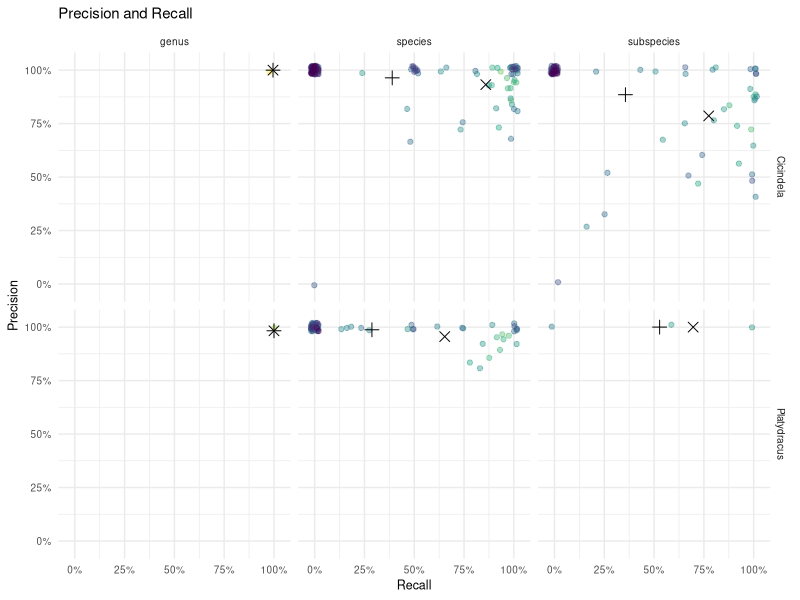
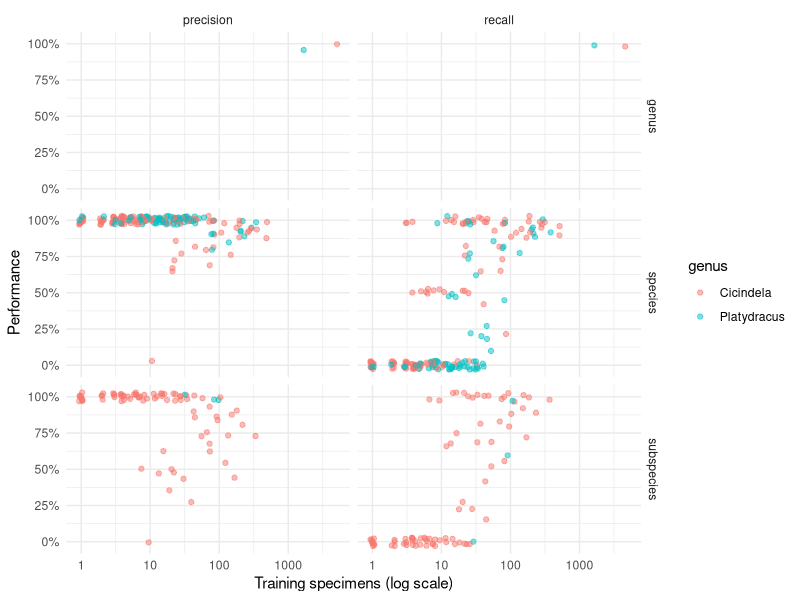
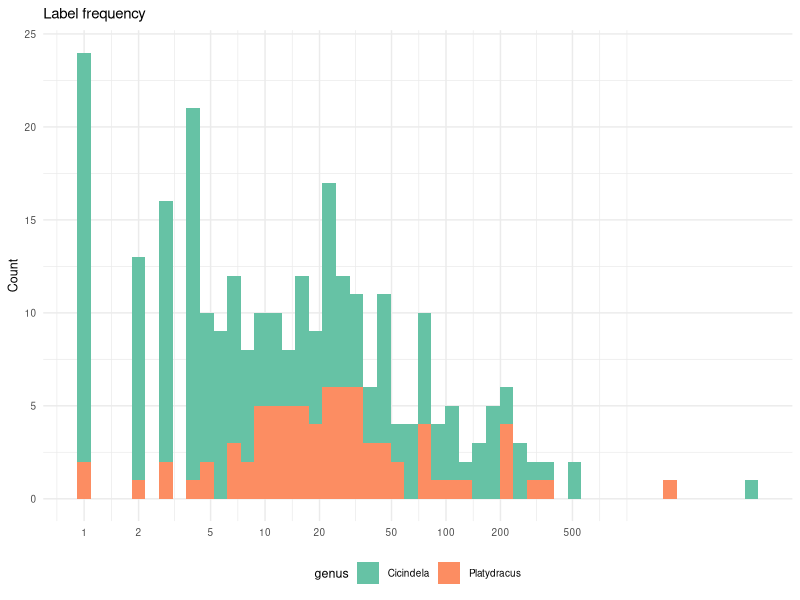
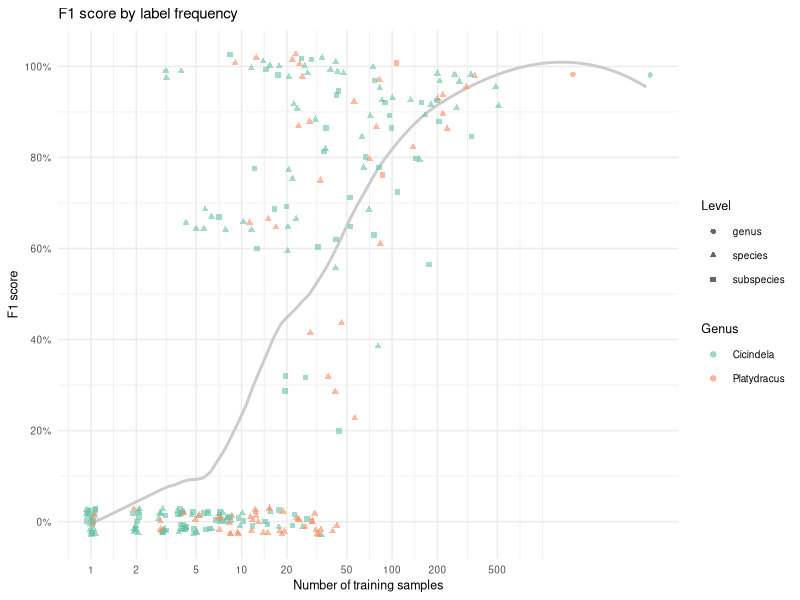
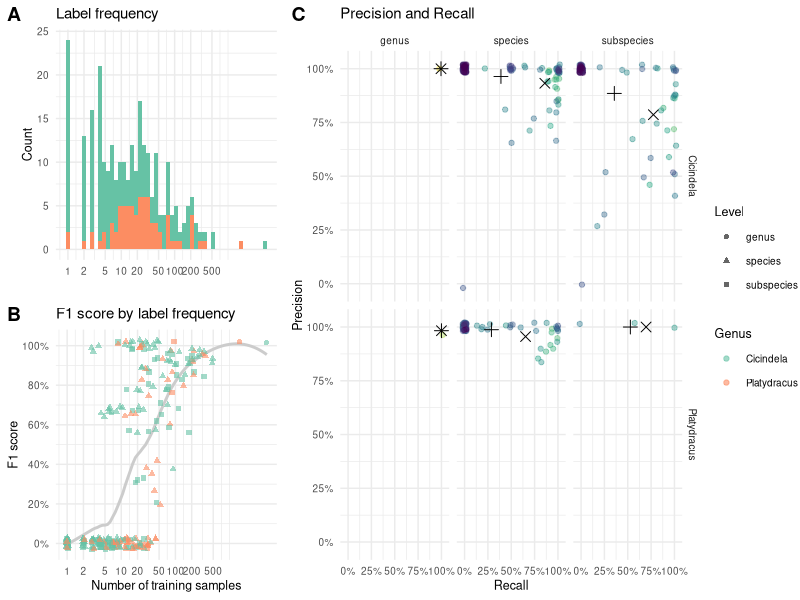
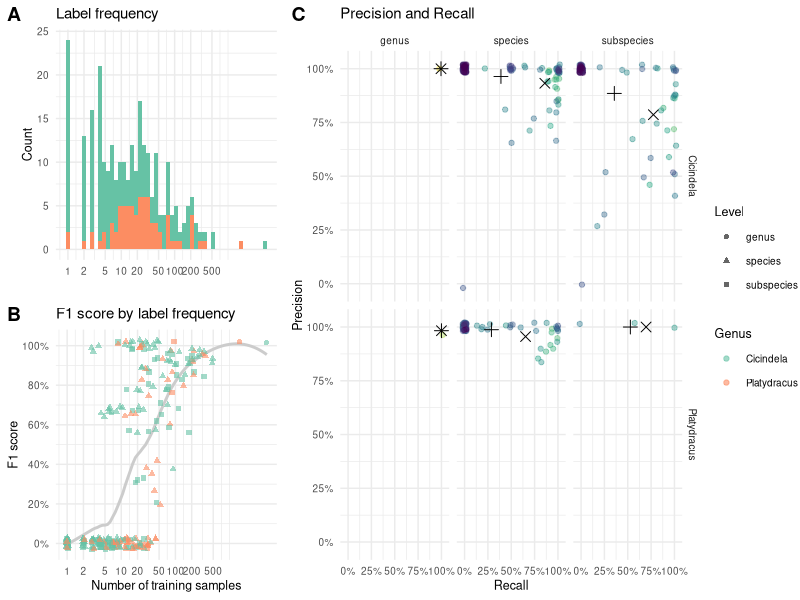
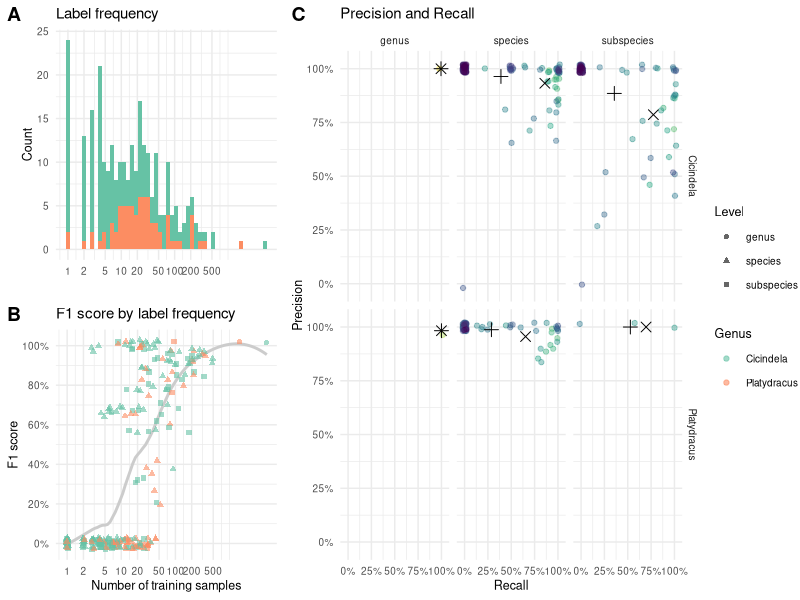

Write R code to recreate these figures, in order.
## ---- chunk 1
set.seed(1324)
library(tidyverse)
library(ggthemes)
library(cowplot)
## ---- chunk 2
performance_data <- read_csv("test_results_eva02_large_patch14_448.mim_m38m_ft_in22k_in1k.csv") %>%
  mutate(
    across(starts_with('micro'), ~ .x / 100),
    taxonomic_level = case_when(
      str_detect(Term, "^[A-Z]") ~ "genus",
      str_count(Term, "_") == 1 ~ "species",
      TRUE ~ "subspecies"
    ),
    taxonomic_level = factor(taxonomic_level, levels = c("genus", "species", "subspecies")),
    f1 = true_positives / (true_positives + (false_positives + false_negatives) / 2)
  ) %>%
  rename(
    taxon = Term,
    precision = micro_precision,
    recall = micro_recall,
    training_specimens = N_train,
    test_specimens = N
  )

glimpse(performance_data)
## ---- chunk 3
calculate_averages <- function(data, ...) {
  data %>%
    group_by(...) %>%
    summarise(
      precision_equal = mean(precision, na.rm = TRUE),
      recall_equal = mean(recall, na.rm = TRUE),
      precision_weighted = weighted.mean(precision, training_specimens, na.rm = TRUE),
      recall_weighted = weighted.mean(recall, training_specimens, na.rm = TRUE),
      n_terms = n(),
      .groups = 'drop'
    )
}
## ---- chunk 4
summary_stats <- calculate_averages(performance_data, genus, taxonomic_level)

plot_averages <- summary_stats %>%
  select(-n_terms) %>%
  pivot_longer(cols = c(-genus, -taxonomic_level), names_to = 'metric') %>%
  mutate(
    weighted = str_detect(metric, '_weighted'),
    metric_clean = str_replace(metric, '^(.+?)_(equal|weighted)$', '\\1')
  ) %>%
  select(-metric) %>%
  pivot_wider(names_from = metric_clean, values_from = value) %>%
  mutate(
    weighting_type = if_else(weighted, "Weighted by specimens", "Equal taxa")
  )

print("Summary Statistics by Genus and Taxonomic Level:")
summary_stats
## ---- chunk 5
plot_data <- performance_data %>%
  arrange(desc(training_specimens))
## ---- chunk 6
precision_recall_plot <- ggplot() +
  geom_jitter(
    data = plot_data,
    aes(y = precision, x = recall, color = training_specimens),
    width = 0.02,
    height = 0.02,
    alpha = 0.4
  ) +
  geom_point(
    data = plot_averages,
    aes(y = precision, x = recall, shape = weighted),
    size = 3
  ) +
  scale_shape_manual(
    values = c(3, 4),
    name = 'Averaging',
    labels = c("taxa", 'specimens'),
    guide = 'none'
  ) +
  scale_color_viridis_c(
    trans = 'log10',
    name = "Specimens\nin training",
    breaks = c(1, 10, 100, max(plot_data$training_specimens)),
    guide = 'none'
  ) +
  scale_x_continuous(labels = scales::percent, breaks = seq(0,1,by=.25), limits=c(-0.03,1.03)) +
  scale_y_continuous(labels = scales::percent, breaks = seq(0,1,by=.25), limits=c(-0.03,1.03)) +
  ggtitle("Precision and Recall") +
  xlab("Recall") +
  ylab("Precision") +
  facet_grid(genus ~ taxonomic_level) +
  theme_minimal() +
  theme(text = element_text(size=9))

print(precision_recall_plot)
## ---- chunk 7
training_size_data <- performance_data %>%
  arrange(desc(training_specimens)) %>%
  pivot_longer(
    cols = c("precision", "recall"),
    names_to = "metric",
    values_to = "value"
  )
## ---- chunk 8
training_size_plot <- ggplot(training_size_data) +
  geom_jitter(
    aes(x = training_specimens, y = value, color = genus),
    width = 0.03,
    height = 0.03,
    alpha = 0.5
  ) +
  scale_x_log10() +
  scale_y_continuous(labels = scales::percent) +
  xlab("Training specimens (log scale)") +
  ylab("Performance") +
  facet_grid(taxonomic_level ~ metric) +
  theme_minimal()

print(training_size_plot)
## ---- chunk 9
cat("Dataset Overview:\n")
cat(sprintf("- Total taxa analyzed: %d\n", nrow(performance_data)))

for (g in sort(unique(performance_data$genus))) {
  gdata <- performance_data %>% filter(genus == g)
  cat(sprintf("\n%s (n_terms = %d):\n", g, nrow(gdata)))
  for (lvl in c("genus", "species", "subspecies")) {
    sub <- gdata %>% filter(taxonomic_level == lvl)
    if (nrow(sub) == 0) next
    row <- summary_stats %>% filter(genus == g, taxonomic_level == lvl)
    cat(sprintf("  %-10s  n=%3d  precision (equal)=%.1f%%  recall (equal)=%.1f%%  precision (wt)=%.1f%%  recall (wt)=%.1f%%\n",
                lvl, nrow(sub),
                100 * row$precision_equal, 100 * row$recall_equal,
                100 * row$precision_weighted, 100 * row$recall_weighted))
  }
}
## ---- chunk 10
dist_plot <- ggplot(plot_data) +
  geom_histogram(
    aes(x = training_specimens, fill = genus),
    bins = 50,
    position = "stack"
  ) +
  scale_fill_brewer(palette = "Set2") +
  scale_x_log10(breaks=c(1,2,5,10,20,50,100,200,500)) +
  ggtitle("Label frequency") +
  xlab(NULL) +
  ylab("Count") +
  theme_minimal() +
  theme(text = element_text(size=9), legend.position = "bottom")

dist_plot
## ---- chunk 11
f1_plot <- ggplot(plot_data) +
  geom_smooth(
    aes(x = training_specimens, y = f1),
    method = "loess",
    span = 0.5,
    se = FALSE,
    color = gray(0.8)
  ) +
  geom_jitter(
    aes(x = training_specimens, y = f1, color = genus, shape = taxonomic_level),
    width = 0.03,
    height = 0.03,
    alpha = 0.6
  ) +
  scale_x_log10(breaks = c(1, 2, 5, 10, 20, 50, 100, 200, 500)) +
  scale_y_continuous(
    labels = scales::percent,
    breaks = seq(0, 1.00, by = 0.20)
  ) +
  scale_color_brewer(palette = "Set2", name = "Genus") +
  scale_shape_discrete(name = "Level") +
  ggtitle("F1 score by label frequency") +
  xlab("Number of training samples") +
  ylab("F1 score") +
  theme_minimal() +
  theme(text = element_text(size=9))

f1_plot
## ---- chunk 12
shared_legend <- get_legend(f1_plot)
## ---- chunk 13
p_AB <- cowplot::plot_grid(
  dist_plot + theme(legend.position = 'none'),
  f1_plot + theme(legend.position = 'none'),
  ncol = 1,
  labels = "AUTO",
  align = 'hv',
  axis = 'lrtb'
)

p <- cowplot::plot_grid(
  p_AB,
  precision_recall_plot,
  shared_legend,
  rel_widths = c(0.8, 1.2, 0.25),
  nrow = 1,
  labels = c("", "C", "")
)

p
## ---- chunk 14
ggsave(
  filename = 'taxonomy_metrics.pdf',
  plot = p,
  device = 'pdf',
  width = 11,
  height = 5,
  units = 'in',
  useDingbats = FALSE
)

ggsave(
  filename = 'taxonomy_metrics.png',
  plot = p,
  device = 'png',
  width = 11,
  height = 5,
  units = 'in',
  dpi = 300
)
## ---- chunk 15
performance_data %>%
  filter(taxon %in% c("cicindela_sylvicola", "Cicindela", "Platydracus"))
